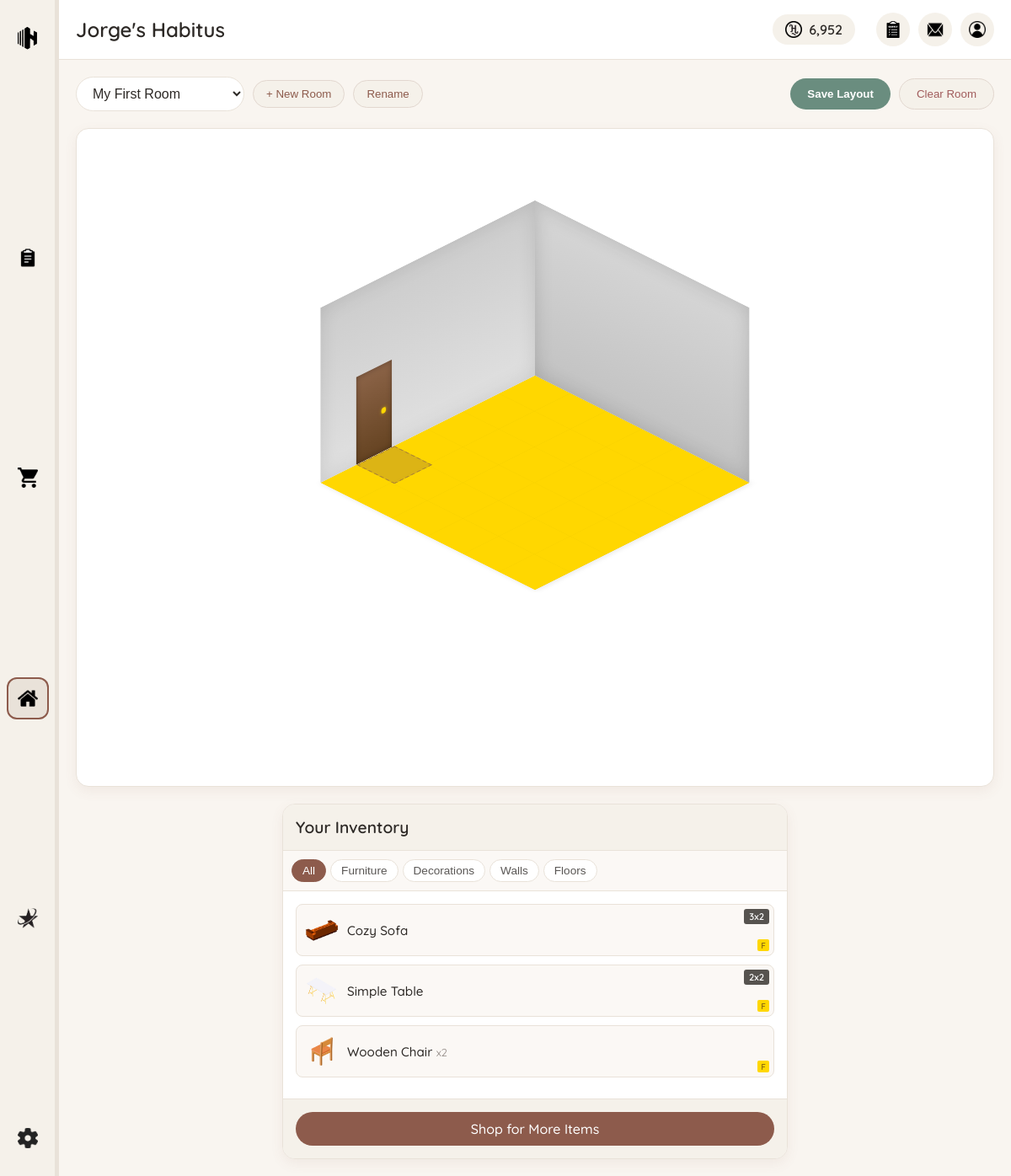
/pages/habitus.php (signed in), run on an earlier commit of the app's database.
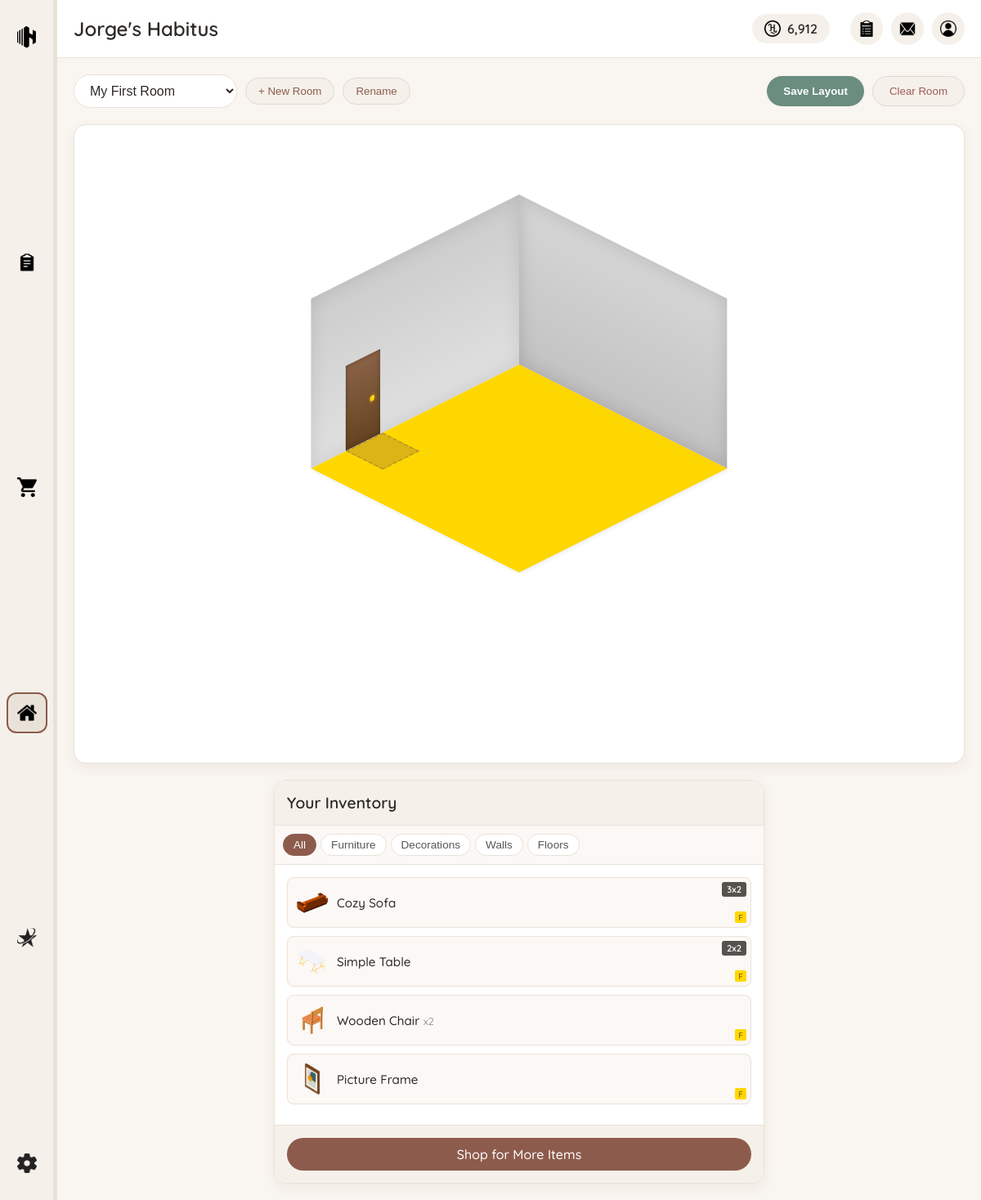
And on a later commit of the database.
### tables this page shows
CREATE TABLE `users` (
  `id` int NOT NULL AUTO_INCREMENT,
  `username` varchar(50) NOT NULL,
  `email` varchar(100) NOT NULL,
  `password` varchar(255) NOT NULL,
  `hcoin` int DEFAULT '0',
  `subscription_type` enum('free','adfree','premium') DEFAULT 'free',
  `subscription_expires` datetime DEFAULT NULL,
  `theme` varchar(20) DEFAULT 'light',
  `language` varchar(10) DEFAULT 'en',
  `created_at` timestamp NULL DEFAULT CURRENT_TIMESTAMP,
  `last_login` timestamp NULL DEFAULT NULL,
  PRIMARY KEY (`id`),
  UNIQUE KEY `username` (`username`),
  UNIQUE KEY `email` (`email`)
);

CREATE TABLE `user_inventory` (
  `id` int NOT NULL AUTO_INCREMENT,
  `user_id` int NOT NULL,
  `item_id` int NOT NULL,
  `quantity` int DEFAULT '1',
  `acquired_at` timestamp NULL DEFAULT CURRENT_TIMESTAMP,
  PRIMARY KEY (`id`),
  KEY `user_id` (`user_id`),
  KEY `item_id` (`item_id`),
  CONSTRAINT `user_inventory_ibfk_1` FOREIGN KEY (`user_id`) REFERENCES `users` (`id`) ON DELETE CASCADE,
  CONSTRAINT `user_inventory_ibfk_2` FOREIGN KEY (`item_id`) REFERENCES `shop_items` (`id`)
);

CREATE TABLE `shop_items` (
  `id` int NOT NULL AUTO_INCREMENT,
  `category_id` int NOT NULL,
  `name` varchar(100) NOT NULL,
  `description` text,
  `image_path` varchar(255) DEFAULT NULL,
  `price` int NOT NULL,
  `rarity` enum('common','uncommon','rare','epic','legendary') DEFAULT 'common',
  `grid_width` int DEFAULT '1',
  `grid_height` int DEFAULT '1',
  `allowed_surfaces` varchar(100) DEFAULT 'floor' COMMENT 'Comma-separated list of allowed surfaces for this item',
  `is_featured` tinyint(1) DEFAULT '0',
  `is_available` tinyint(1) DEFAULT '1',
  `created_at` timestamp NULL DEFAULT CURRENT_TIMESTAMP,
  PRIMARY KEY (`id`),
  KEY `category_id` (`category_id`),
  KEY `idx_grid_size` (`grid_width`,`grid_height`),
  CONSTRAINT `shop_items_ibfk_1` FOREIGN KEY (`category_id`) REFERENCES `item_categories` (`id`),
  CONSTRAINT `chk_grid_size` CHECK (((`grid_width` > 0) and (`grid_height` > 0)))
);

### php/include/functions.php (called while the page is built, shortened)
<?php
function getUserData($userId) {
    global $conn;
    $sql = "SELECT * FROM users WHERE id = ?";
    $stmt = $conn->prepare($sql);
    $stmt->execute([$userId]);
    if ($stmt->rowCount() > 0) {
        return $stmt->fetch();
    }
    return [];
}

### pages/habitus.php (the view, shortened to what this page needs)
<?php
require_once '../php/include/db_connect.php';
require_once '../php/include/functions.php';
$userData = getUserData($_SESSION['user_id']);
$userHCoins = $userData['hcoin'];
$userHabitusName = $userData['username'] . "'s Habitus";
$roomId = isset($_GET['room_id']) ? intval($_GET['room_id']) : 0;
$roomsQuery = "SELECT * FROM rooms WHERE user_id = ? ORDER BY id";
$stmt = $conn->prepare($roomsQuery);
$stmt->execute([$_SESSION['user_id']]);
$rooms = $stmt->fetchAll();
if ($roomId === 0 && count($rooms) > 0) {
    $roomId = $rooms[0]['id'];
}
$inventoryQuery = "SELECT ui.*, si.name, si.image_path, si.category_id, si.grid_width, si.grid_height, ic.name as category
                  FROM user_inventory ui
                  JOIN shop_items si ON ui.item_id = si.id
                  JOIN item_categories ic ON si.category_id = ic.id
                  WHERE ui.user_id = ? AND ui.quantity > 0
                  ORDER BY si.category_id, si.name";
$stmt = $conn->prepare($inventoryQuery);
$stmt->execute([$_SESSION['user_id']]);
$inventory = $stmt->fetchAll();
$availableInventory = [];
foreach ($inventory as $item) {
    $placedCount = 0;
    if ($item['quantity'] > $placedCount) {
        $availableInventory[] = $item;
    }
}
$inventory = $availableInventory;
?>
<!DOCTYPE html>
<html lang="en">
<head>
    <link rel="stylesheet" href="../css/main.css">
    <link rel="stylesheet" href="../css/components/sidebar.css">
    <link rel="stylesheet" href="../css/components/header.css">
    <link rel="stylesheet" href="../css/components/scrollbar.css">
    <link rel="stylesheet" href="../css/pages/habitus.css">
</head>
<body>
    <div class="main-container">
        <?php include '../php/include/sidebar.php'; ?>
        <div class="content-container">
            <?php include '../php/include/header.php'; ?>
            <div class="habitus-content">
                <div class="habitus-header">
                    <div class="room-selector">
                        <select id="room-select" onchange="changeRoom(this.value)">
                            <?php foreach ($rooms as $room): ?>
                                <option value="<?php echo $room['id']; ?>" <?php echo ($room['id'] == $roomId) ? 'selected' : ''; ?>>
                                    <?php echo htmlspecialchars($room['name']); ?>
                                </option>
                            <?php endforeach; ?>
                        </select>
                        <button class="new-room-btn" onclick="createNewRoom()">+ New Room</button>
                        <button class="rename-room-btn" onclick="renameRoom()">Rename</button>
                    </div>
                    <div class="room-actions">
                        <button class="save-room-btn" onclick="saveRoom()">Save Layout</button>
                        <button class="clear-room-btn" onclick="clearRoom()">Clear Room</button>
                    </div>
                </div>
                <div class="habitus-editor">
                    <div class="room-container">
                        <div id="isometric-room" class="isometric-room">
                        </div>
                    </div>
                    <div class="room-inventory">
                        <h3>Your Inventory</h3>
                        <div class="inventory-filters">
                            <button class="filter-btn active" data-filter="all" onclick="filterInventory('all')">All</button>
                            <button class="filter-btn" data-filter="furniture" onclick="filterInventory('furniture')">Furniture</button>
                            <button class="filter-btn" data-filter="decorations" onclick="filterInventory('decorations')">Decorations</button>
                            <button class="filter-btn" data-filter="walls" onclick="filterInventory('walls')">Walls</button>
                            <button class="filter-btn" data-filter="floors" onclick="filterInventory('floors')">Floors</button>
                        </div>
                        <div class="inventory-items" id="inventory-items">
                            <?php if (empty($inventory)): ?>
                                <p class="empty-inventory">Your inventory is empty. Visit the shop to buy items!</p>
                            <?php else: ?>
                                <?php foreach ($inventory as $item): ?>
                                    <?php
                                    $itemWidth = isset($item['grid_width']) ? $item['grid_width'] : 1;
                                    $itemHeight = isset($item['grid_height']) ? $item['grid_height'] : 1;
                                    $allowedSurfaces = isset($item['allowed_surfaces']) ? explode(',', $item['allowed_surfaces']) : ['floor'];
                                    ?>
                                    <div class="inventory-item"
                                         data-id="<?php echo $item['id']; ?>"
                                         data-item-id="<?php echo $item['item_id']; ?>"
                                         data-category="<?php echo strtolower($item['category']); ?>"
                                         data-image="<?php echo $item['image_path']; ?>"
                                         data-name="<?php echo htmlspecialchars($item['name']); ?>"
                                         data-allowed-surfaces="<?php echo htmlspecialchars($item['allowed_surfaces'] ?? 'floor'); ?>"
                                         draggable="true"
                                         ondragstart="startDrag(event)">
                                        <img src="../<?php echo $item['image_path']; ?>" alt="<?php echo htmlspecialchars($item['name']); ?>">
                                        <div class="item-info">
                                            <span class="item-name"><?php echo htmlspecialchars($item['name']); ?></span>
                                            <?php if ($item['quantity'] > 1): ?>
                                                <span class="item-quantity">x<?php echo $item['quantity']; ?></span>
                                            <?php endif; ?>
                                        </div>
                                        <?php if ($itemWidth > 1 || $itemHeight > 1): ?>
                                            <div class="item-size-badge"><?php echo $itemWidth; ?>x<?php echo $itemHeight; ?></div>
                                        <?php endif; ?>
                                        <div class="item-surface-badge">
                                            <?php if (in_array('floor', $allowedSurfaces)): ?>
                                                <span class="surface-icon floor" title="Can be placed on floor">F</span>
                                            <?php endif; ?>
                                        </div>
                                    </div>
                                <?php endforeach; ?>
                            <?php endif; ?>
                        </div>
                        <div class="inventory-actions">
                            <a href="shop.php" class="shop-btn">Shop for More Items</a>
                        </div>
                    </div>
                </div>
            </div>
        </div>
    </div>
</body>
</html>

### php/include/sidebar.php
<div class="left-menu">
    <div class="menu-item logo <?php echo basename($_SERVER['PHP_SELF']) == 'dashboard.php' ? 'active' : ''; ?>">
        <a href="dashboard.php">
            <img src="../images/logo/logo.svg" alt="Home">
        </a>
    </div>
    <div class="middle-menu-items">
        <div class="menu-item <?php echo basename($_SERVER['PHP_SELF']) == 'tasks.php' ? 'active' : ''; ?>">
            <a href="tasks.php">
                <img src="../images/icons/tasks-icon-light.webp" alt="Tasks">
            </a>
        </div>
        <div class="menu-item <?php echo basename($_SERVER['PHP_SELF']) == 'shop.php' ? 'active' : ''; ?>">
            <a href="shop.php">
                <img src="../images/icons/cart-icon-light.webp" alt="Shop">
            </a>
        </div>
        <div class="menu-item <?php echo basename($_SERVER['PHP_SELF']) == 'habitus.php' ? 'active' : ''; ?>">
            <a href="habitus.php">
                <img src="../images/icons/home-icon-light.webp" alt="Habitus">
            </a>
        </div>
        <div class="menu-item <?php echo basename($_SERVER['PHP_SELF']) == 'subscription.php' ? 'active' : ''; ?>">
            <a href="subscription.php">
                <img src="../images/icons/sub-icon-light.webp" alt="Subscription">
            </a>
        </div>
    </div>
    <div class="menu-item settings <?php echo basename($_SERVER['PHP_SELF']) == 'settings.php' ? 'active' : ''; ?>">
        <a href="settings.php">
            <img src="../images/icons/settings-icon-light.webp" alt="Settings">
        </a>
    </div>
</div>

### php/include/header.php (shortened to what this page needs)
<header class="main-header">
    <div class="user-info">
        <h1 class="habitus-name"><?php echo htmlspecialchars($userHabitusName); ?></h1>
    </div>
    <div class="user-actions">
        <div class="hcoin-balance">
            <img src="../images/icons/hcoin-icon-light.webp" alt="HCoin">
            <span><?php echo number_format($userHCoins); ?></span>
        </div>
        <a href="survey.php" class="survey-button" title="Improve with feedback">
            <img src="../images/icons/survey-icon-light.webp" alt="Survey">
        </a>
        <div class="messages-button" id="messages-toggle" title="Notifications">
            <img src="../images/icons/messages-icon-light.webp" alt="Messages">
        </div>
        <a href="profile.php" class="profile-button" title="Profile settings">
            <img src="../images/icons/profile-icon-light.webp" alt="Profile">
        </a>
    </div>
</header>

### css/main.css (style rules this page uses)
* { box-sizing: border-box; margin: 0; padding: 0; }
body { font-family: 'Poppins', 'Quicksand', -apple-system, BlinkMacSystemFont, 'Segoe UI', Roboto, Oxygen, Ubuntu, Cantarell, 'Open Sans', 'Helvetica Neue', sans-serif; margin: 0; padding: 0; color: #2d2926; background-color: #f9f5f0; overflow-x: hidden; }
.main-container { display: flex; height: 100vh; width: 100%; overflow: hidden; }
.content-container { flex: 1; display: flex; flex-direction: column; overflow: hidden; }
a { text-decoration: none; color: #8d5b4c; transition: color 0.3s; }

### css/components/sidebar.css (style rules this page uses)
.left-menu { display: flex; flex-direction: column; width: 70px; height: 100%; background-color: #f5f1ea; border-right: 5px solid #e9e2d9; align-items: center; justify-content: space-between; padding: 20px 0; }
.middle-menu-items { display: flex; flex-direction: column; flex: 1; justify-content: space-evenly; align-items: center; }
.menu-item { width: 50px; height: 50px; display: flex; justify-content: center; align-items: center; border-radius: 12px; cursor: pointer; transition: background-color 0.3s; }
.menu-item:hover, .menu-item.active { background-color: #e9e2d9; }
.menu-item.active { box-shadow: inset 0 0 0 2px #8d5b4c; }
.menu-item img { width: 24px; height: 24px; }
.menu-item.logo img { width: 32px; height: 32px; }
.menu-item a { display: flex; justify-content: center; align-items: center; width: 100%; height: 100%; }

### css/components/header.css (style rules this page uses)
.main-header { display: flex; justify-content: space-between; align-items: center; padding: 15px 20px; border-bottom: 1px solid #e9e2d9; background-color: #ffffff; }
.user-info { display: flex; align-items: center; }
.habitus-name { font-size: 1.5rem; font-weight: 600; color: #2d2926; margin: 0; font-family: 'Quicksand', sans-serif; }
.user-actions { display: flex; align-items: center; }
.hcoin-balance { display: flex; align-items: center; background-color: #f5f1ea; border-radius: 20px; padding: 8px 15px; margin-right: 15px; }
.hcoin-balance img { width: 20px; height: 20px; margin-right: 8px; }
.hcoin-balance span { font-weight: 600; color: #2d2926; }
.survey-button { width: 40px; height: 40px; border-radius: 50%; background-color: #f5f1ea; display: flex; justify-content: center; align-items: center; margin-left: 10px; cursor: pointer; transition: background-color 0.3s; position: relative; }
.survey-button img { width: 20px; height: 20px; }
.messages-button, .profile-button { width: 40px; height: 40px; border-radius: 50%; background-color: #f5f1ea; display: flex; justify-content: center; align-items: center; margin-left: 10px; cursor: pointer; transition: background-color 0.3s; }
.messages-button img, .profile-button img { width: 20px; height: 20px; }

### css/components/scrollbar.css (style rules this page uses)
html:not(.index-page) { scrollbar-width: thin; scrollbar-color: #d6cfc7 #f5f1ea; }
.content-container { flex: 1; display: flex; flex-direction: column; overflow: hidden; }
.tasks-content, .shop-content, .habitus-content, .dashboard-content, .settings-content, .profile-content, .subscription-content { flex: 1; overflow-y: auto; scrollbar-width: thin; scrollbar-color: #d6cfc7 #f5f1ea; }

What changed in the data, as far as the page shows it:
changed users "Jorge's Habitus": hcoin "6,952" → "6,912"
added user_inventory: item.image_path (picture), item.name "Picture Frame"
